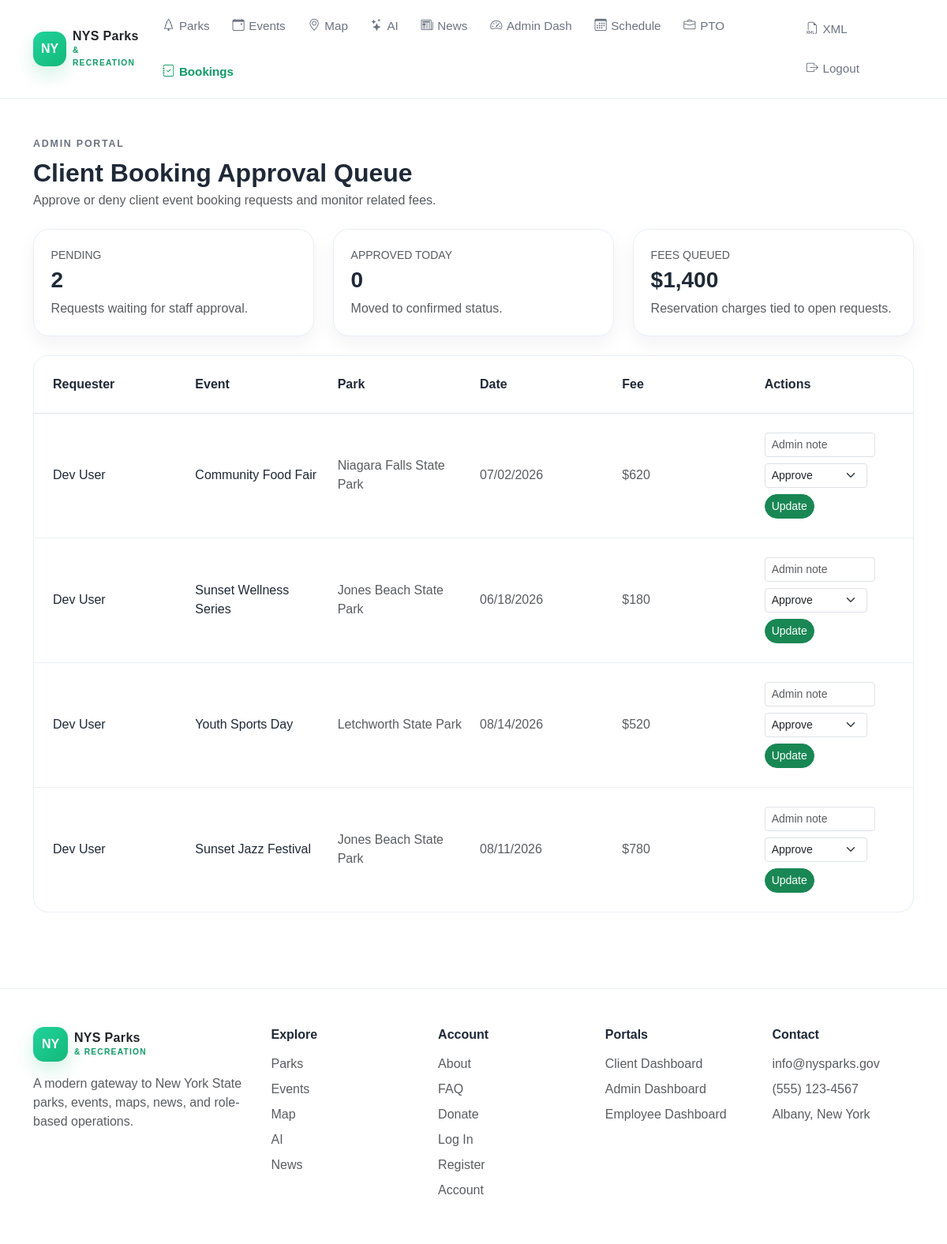
/admin-bookings.php (signed in), run on the app's committed database.
### tables this page shows
CREATE TABLE bookings (
    id INT AUTO_INCREMENT PRIMARY KEY,
    client_id INT NOT NULL,
    park_id INT NOT NULL,
    field_id INT NULL,
    event_id INT NULL,
    title VARCHAR(150) NOT NULL,
    booking_type VARCHAR(60) NOT NULL,
    attendee_email VARCHAR(255) NOT NULL,
    start_datetime DATETIME NOT NULL,
    end_datetime DATETIME NOT NULL,
    guest_count INT NOT NULL,
    requested_setup VARCHAR(120) NULL,
    event_description TEXT NOT NULL,
    special_requests TEXT NULL,
    reservation_fee DECIMAL(10,2) NOT NULL DEFAULT 0.00,
    booking_status ENUM('pending','approved','denied','cancelled','confirmed','completed') NOT NULL DEFAULT 'pending',
    reviewed_by INT NULL,
    reviewed_at DATETIME NULL,
    admin_notes TEXT NULL,
    created_at DATETIME NOT NULL DEFAULT CURRENT_TIMESTAMP,
    updated_at DATETIME NOT NULL DEFAULT CURRENT_TIMESTAMP ON UPDATE CURRENT_TIMESTAMP,
    CONSTRAINT fk_bookings_client FOREIGN KEY (client_id) REFERENCES users(id) ON DELETE CASCADE,
    CONSTRAINT fk_bookings_park FOREIGN KEY (park_id) REFERENCES parks(id) ON DELETE RESTRICT,
    CONSTRAINT fk_bookings_field FOREIGN KEY (field_id) REFERENCES fields(id) ON DELETE SET NULL,
    CONSTRAINT fk_bookings_event FOREIGN KEY (event_id) REFERENCES events(id) ON DELETE SET NULL,
    CONSTRAINT fk_bookings_reviewed_by FOREIGN KEY (reviewed_by) REFERENCES users(id) ON DELETE SET NULL,
    CONSTRAINT chk_bookings_dates CHECK (start_datetime < end_datetime),
    CONSTRAINT chk_bookings_guest_count CHECK (guest_count > 0),
    CONSTRAINT chk_bookings_fee CHECK (reservation_fee >= 0),
    UNIQUE KEY uq_bookings_event (event_id),
    INDEX idx_bookings_status_dates (booking_status, start_datetime),
    INDEX idx_bookings_client_status (client_id, booking_status),
    INDEX idx_bookings_park_dates (park_id, start_datetime),
    INDEX idx_bookings_reviewed_by (reviewed_by)
);

CREATE TABLE parks (
    id INT AUTO_INCREMENT PRIMARY KEY,
    name VARCHAR(150) NOT NULL UNIQUE,
    region VARCHAR(80) NOT NULL,
    park_type VARCHAR(60) NOT NULL,
    address_line VARCHAR(180) NOT NULL,
    city VARCHAR(80) NOT NULL,
    state CHAR(2) NOT NULL DEFAULT 'NY',
    zip_code VARCHAR(10) NOT NULL,
    hours VARCHAR(120) NOT NULL,
    total_fields INT NOT NULL DEFAULT 1,
    max_capacity INT NOT NULL DEFAULT 1,
    amenities TEXT NULL,
    description TEXT NOT NULL,
    image_url VARCHAR(255) NULL,
    image_alt VARCHAR(180) NULL,
    card_summary VARCHAR(255) NULL,
    latitude DECIMAL(9,6) NULL,
    longitude DECIMAL(9,6) NULL,
    is_featured TINYINT(1) NOT NULL DEFAULT 0,
    created_at DATETIME NOT NULL DEFAULT CURRENT_TIMESTAMP,
    updated_at DATETIME NOT NULL DEFAULT CURRENT_TIMESTAMP ON UPDATE CURRENT_TIMESTAMP,
    CONSTRAINT chk_parks_total_fields CHECK (total_fields >= 0),
    CONSTRAINT chk_parks_max_capacity CHECK (max_capacity > 0),
    INDEX idx_parks_region (region),
    INDEX idx_parks_type (park_type),
    INDEX idx_parks_featured (is_featured)
);

### bootstrap.php (called while the page is built, shortened)
<?php
function e(?string $value): string {
    return htmlspecialchars((string) $value, ENT_QUOTES, 'UTF-8');
}
function format_date(?string $date, string $format = 'm/d/Y'): string {
    return date($format, strtotime($date));
}
?>

### admin-bookings.php (the view, shortened to what this page needs)
<?php
require 'bootstrap.php';
$pending = (int) $db->query("SELECT COUNT(*) FROM bookings WHERE booking_status='pending'")->fetchColumn();
$approvedToday = (int) $db->query("SELECT COUNT(*) FROM bookings WHERE booking_status IN ('approved','confirmed') AND DATE(reviewed_at)=CURDATE()")->fetchColumn();
$feesQueued = (float) $db->query("SELECT COALESCE(SUM(reservation_fee),0) FROM bookings WHERE booking_status='pending'")->fetchColumn();
$rows = $db->query("SELECT b.*, p.name AS park_name, CONCAT(u.first_name,' ',u.last_name) AS requester FROM bookings b JOIN parks p ON p.id=b.park_id JOIN users u ON u.id=b.client_id ORDER BY b.created_at DESC")->fetchAll();
?><!DOCTYPE html>
<html lang="en">
<head>
  <link href="https://cdn.jsdelivr.net/npm/bootstrap@5.3.3/dist/css/bootstrap.min.css" rel="stylesheet" />
  <link rel="stylesheet" href="https://cdn.jsdelivr.net/npm/bootstrap-icons@1.11.3/font/bootstrap-icons.min.css" />
  <link rel="stylesheet" href="styles.css" />
</head>
<body data-page="admin-bookings">
  <header class="site-header"><nav class="container py-3 d-flex flex-column flex-lg-row align-items-lg-center justify-content-between gap-3"><section class="d-flex flex-column flex-lg-row align-items-lg-center gap-3 gap-lg-4"><a href="index.php" class="brand-link text-decoration-none d-inline-flex align-items-center gap-2"><span class="brand-badge">NY</span><span class="brand-mark text-dark">NYS Parks<br /><small>&amp; RECREATION</small></span></a><ul class="list-unstyled d-flex flex-wrap gap-3 gap-lg-4 m-0 align-items-center"><li><a href="parks.php" class="nav-link-custom" data-page-link="parks"><i class="bi bi-tree"></i>Parks</a></li><li><a href="events.php" class="nav-link-custom" data-page-link="events"><i class="bi bi-calendar-event"></i>Events</a></li><li><a href="map.php" class="nav-link-custom" data-page-link="map"><i class="bi bi-geo-alt"></i>Map</a></li><li><a href="ai.php" class="nav-link-custom" data-page-link="ai"><i class="bi bi-stars"></i>AI</a></li><li><a href="news.php" class="nav-link-custom" data-page-link="news"><i class="bi bi-newspaper"></i>News</a></li><li><a href="admin-dashboard.php" class="nav-link-custom" data-page-link="admin-dashboard"><i class="bi bi-speedometer2"></i>Admin Dash</a></li><li><a href="admin-employee-schedule.php" class="nav-link-custom" data-page-link="admin-schedule"><i class="bi bi-calendar3"></i>Schedule</a></li><li><a href="admin-pto.php" class="nav-link-custom" data-page-link="admin-pto"><i class="bi bi-briefcase"></i>PTO</a></li><li><a href="admin-bookings.php" class="nav-link-custom active" data-page-link="admin-bookings"><i class="bi bi-journal-check"></i>Bookings</a></li></ul></section><ul class="list-unstyled d-flex flex-wrap gap-3 m-0 align-items-center"><li><a href="admin-xml.php" class="nav-link-custom" data-page-link="admin-xml"><i class="bi bi-filetype-xml"></i>XML</a></li><li><a href="logout.php" class="nav-link-custom" data-page-link="logout"><i class="bi bi-box-arrow-right"></i>Logout</a></li></ul></nav></header>
  <main class="py-5"><section class="container"><?php if ($flash): ?><div class="alert alert-<?= $flash['type'] === 'error' ? 'danger' : 'success' ?> mb-4"><?= e($flash['message']) ?></div><?php endif; ?><header class="mb-4"><p class="section-kicker mb-2">Admin portal</p><h1 class="h2 fw-bold mb-1">Client Booking Approval Queue</h1><p class="text-muted mb-0">Approve or deny client event booking requests and monitor related fees.</p></header><section class="row g-4 mb-4"><article class="col-md-4"><section class="stats-card h-100"><p class="small text-uppercase text-muted mb-1">Pending</p><h2 class="h3 fw-bold mb-2"><?= $pending ?></h2><p class="text-muted mb-0">Requests waiting for staff approval.</p></section></article><article class="col-md-4"><section class="stats-card h-100"><p class="small text-uppercase text-muted mb-1">Approved today</p><h2 class="h3 fw-bold mb-2"><?= $approvedToday ?></h2><p class="text-muted mb-0">Moved to confirmed status.</p></section></article><article class="col-md-4"><section class="stats-card h-100"><p class="small text-uppercase text-muted mb-1">Fees queued</p><h2 class="h3 fw-bold mb-2">$<?= number_format($feesQueued, 0) ?></h2><p class="text-muted mb-0">Reservation charges tied to open requests.</p></section></article></section><section class="list-shell"><section class="p-4 border-bottom"><section class="row g-3"><article class="col-lg-2 fw-bold">Requester</article><article class="col-lg-2 fw-bold">Event</article><article class="col-lg-2 fw-bold">Park</article><article class="col-lg-2 fw-bold">Date</article><article class="col-lg-2 fw-bold">Fee</article><article class="col-lg-2 fw-bold">Actions</article></section></section><?php foreach ($rows as $i => $row): ?><section class="<?= $i < count($rows) - 1 ? 'list-row' : '' ?> p-4"><section class="row g-3 align-items-center"><article class="col-lg-2"><?= e($row['requester']) ?></article><article class="col-lg-2"><?= e($row['title']) ?></article><article class="col-lg-2 text-muted"><?= e($row['park_name']) ?></article><article class="col-lg-2 text-muted"><?= format_date(substr((string)$row['start_datetime'],0,10)) ?></article><article class="col-lg-2 text-muted">$<?= number_format((float) $row['reservation_fee'], 0) ?></article><article class="col-lg-2"><section class="d-flex gap-2"><form method="post" class="d-flex flex-wrap gap-2 mb-0"><input type="hidden" name="booking_id" value="<?= $row['id'] ?>" /><input type="text" name="admin_notes" class="form-control form-control-sm" placeholder="Admin note" style="max-width: 140px;" /><select name="decision" class="form-select form-select-sm" style="max-width: 130px;"><option value="approved">Approve</option><option value="confirmed">Confirm</option><option value="completed">Complete</option><option value="denied">Deny</option><option value="cancelled">Cancel</option></select><button class="btn btn-sm btn-success rounded-pill" type="submit">Update</button></form></section></article></section></section><?php endforeach; ?></section></section></main>
  <footer class="footer-shell py-5 mt-5"><section class="container"><section class="footer-five"><article class="footer-block footer-brand"><a href="index.php" class="brand-link text-decoration-none d-inline-flex align-items-center gap-2 mb-3"><span class="brand-badge">NY</span><span class="brand-mark text-dark">NYS Parks<br /><small>&amp; RECREATION</small></span></a><p class="text-muted mb-0">A modern gateway to New York State parks, events, maps, news, and role-based operations.</p></article><article class="footer-block"><h2 class="h6 fw-bold mb-3">Explore</h2><ul class="list-unstyled m-0"><li class="mb-2"><a href="parks.php" class="text-muted text-decoration-none">Parks</a></li><li class="mb-2"><a href="events.php" class="text-muted text-decoration-none">Events</a></li><li class="mb-2"><a href="map.php" class="text-muted text-decoration-none">Map</a></li><li class="mb-2"><a href="ai.php" class="text-muted text-decoration-none">AI</a></li><li class="mb-2"><a href="news.php" class="text-muted text-decoration-none">News</a></li></ul></article><article class="footer-block"><h2 class="h6 fw-bold mb-3">Account</h2><ul class="list-unstyled m-0"><li class="mb-2"><a href="about.php" class="text-muted text-decoration-none">About</a></li><li class="mb-2"><a href="faq.php" class="text-muted text-decoration-none">FAQ</a></li><li class="mb-2"><a href="donate.php" class="text-muted text-decoration-none">Donate</a></li><li class="mb-2"><a href="login.php" class="text-muted text-decoration-none">Log In</a></li><li class="mb-2"><a href="register.php" class="text-muted text-decoration-none">Register</a></li><li class="mb-2"><a href="account.php" class="text-muted text-decoration-none">Account</a></li></ul></article><article class="footer-block"><h2 class="h6 fw-bold mb-3">Portals</h2><ul class="list-unstyled m-0"><li class="mb-2"><a href="client-dashboard.php" class="text-muted text-decoration-none">Client Dashboard</a></li><li class="mb-2"><a href="admin-dashboard.php" class="text-muted text-decoration-none">Admin Dashboard</a></li><li class="mb-2"><a href="employee-dashboard.php" class="text-muted text-decoration-none">Employee Dashboard</a></li></ul></article><article class="footer-block"><h2 class="h6 fw-bold mb-3">Contact</h2><p class="text-muted mb-2">info@nysparks.gov</p><p class="text-muted mb-2">(555) 123-4567</p><p class="text-muted mb-0">Albany, New York</p></article></section></section></footer>
</body>
</html>

### styles.css (style rules this page uses)
:root { --nys-green: #14b87a; --nys-green-dark: #0f9a66; --nys-teal: #74f0cf; --nys-navy: #0f1834; --nys-navy-2: #142347; --nys-text: #1f2937; --nys-muted: #6b7280; --nys-border: #e9eef5; --nys-surface: #ffffff; --nys-surface-soft: #f7fafc; --nys-shadow: 0 14px 40px rgba(15, 24, 52, 0.08); --nys-radius-lg: 1.35rem; --nys-radius-xl: 1.75rem; }
html { scroll-behavior: smooth; }
body { margin: 0; font-family: Arial, Helvetica, sans-serif; color: var(--nys-text); background: #ffffff; }
a { transition: 0.2s ease; }
main { min-height: calc(100vh - 170px); }
.site-header { background: rgba(255, 255, 255, 0.94); backdrop-filter: blur(8px); border-bottom: 1px solid var(--nys-border); position: sticky; top: 0; z-index: 1000; }
.brand-link { color: inherit; }
.brand-badge { width: 44px; height: 44px; border-radius: 14px; display: inline-flex; align-items: center; justify-content: center; background: linear-gradient(135deg, #20d39b, #14b87a); color: #ffffff; font-weight: 700; box-shadow: 0 10px 24px rgba(20, 184, 122, 0.2); }
.brand-mark { line-height: 1; font-weight: 700; letter-spacing: 0.02em; }
.brand-mark small { color: var(--nys-green-dark); letter-spacing: 0.12em; font-size: 0.64rem; }
.nav-link-custom { color: var(--nys-muted); font-size: 0.95rem; font-weight: 500; text-decoration: none; padding: 0.35rem 0.15rem; display: inline-flex; align-items: center; gap: 0.35rem; }
.active-link { color: var(--nys-green-dark); font-weight: 700; }
.section-kicker { color: var(--nys-muted); text-transform: uppercase; letter-spacing: 0.14em; font-size: 0.78rem; font-weight: 700; }
.list-shell { background: #ffffff; border: 1px solid var(--nys-border); border-radius: 1.2rem; overflow: hidden; }
.list-row { border-bottom: 1px solid var(--nys-border); }
.footer-shell { border-top: 1px solid var(--nys-border); background: #ffffff; }
.stats-card { background: #ffffff; border: 1px solid var(--nys-border); border-radius: 1.25rem; padding: 1.35rem; box-shadow: 0 10px 24px rgba(15, 24, 52, 0.05); }
.footer-five { display: flex; flex-wrap: wrap; gap: 2rem; align-items: flex-start; }
.footer-five .footer-block { flex: 1 1 180px; min-width: 0; }
.footer-five .footer-brand { flex: 1.35 1 260px; }
@media (min-width: 992px) { .footer-five { flex-wrap: nowrap !important; gap: 2rem; } }
@media (min-width: 992px) { .footer-five .footer-block { flex: 1 1 0 !important; width: auto !important; } }
@media (min-width: 992px) { .footer-five .footer-brand { flex: 1.5 1 0 !important; } }

### data on the page
bookings: requester "Dev User", title "Community Food Fair", park.name "Niagara Falls State Park", start_datetime "07/02/2026", reservation_fee "620"
bookings: requester "Dev User", title "Sunset Wellness Series", park.name "Jones Beach State Park", start_datetime "06/18/2026", reservation_fee "180"
bookings: requester "Dev User", title "Youth Sports Day", park.name "Letchworth State Park", start_datetime "08/14/2026", reservation_fee "520"
bookings: requester "Dev User", title "Sunset Jazz Festival", park.name "Jones Beach State Park", start_datetime "08/11/2026", reservation_fee "780"

### other printed values
$pending "2"
$approvedToday "0"
$feesQueued "1,400"
